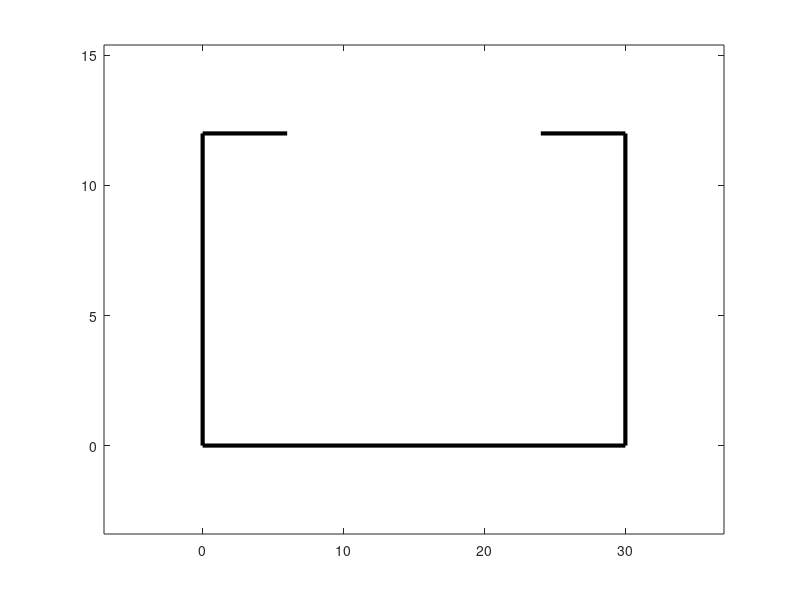

MATLAB code to generate this figure: (Note: this script raises an error after producing the figure.)

clc, clear all, clf

Q=150*10^3*9.81;     %[N/m]
L=45;                %[m]
B=30;                %[m]
H=12;                %[m]
C=6;                 %[m]
D=4;                 %[m]
t=25*10^-3;          %[m]
e=4.36;              %[m]
Kv=1.031*10^-3;      %[m^4]
Iy=40.58;            %[m]
%material properties
E=210*10^9;
v=.3;
G=E/(2*(v+1));
%cross section properties
beta=H/B;
gama=C/B;
epsilon=beta*(2*gama*(3-4*gama^2)+3*beta)/(1+2*gama*(4*gama^2-6*gama+3)+6*beta);
omega1=epsilon*B^2/2;
omega2=(beta-epsilon)*B^2/2;
omega3=omega2+gama*(beta+epsilon)*B^2;
Kw=(B*t/3)*((1+2*epsilon)*omega1^2+2*(beta+gama-epsilon)*omega2^2+2*gama*omega3*(omega2+omega3));
%vlasov or st: venant
alfa=abs(-G*Kv*L^2/(pi^2*E*Kw));
%bi moment
B1=Q*(B/2-D)*L^2/12;
B3=Q*(B/2-D)*L^2/24;
Bi=[B1 B3];
omega=[omega1 omega2 omega3];
%normal stress from torsion
Sigma_T=max(Bi)*max(omega)/Kw;
%bending moment from load
M=-Q*L^2/12;
%stress from bending
if abs(-e)>=abs(H-e)
    Sigma_M=M/Iy*-e;
elseif abs(H-e)>=abs(-e)
    Sigma_M=M/Iy*(H-e);
end

sigma_max=-Sigma_T+Sigma_M;
Sigma_T=max(Bi)*omega/Kw;

z1=linspace(-e ,0);
z2=linspace(0 ,H-e);
sigma_m1= M/Iy*z1*10^-6;
sigma_m2= M/Iy*z2*10^-6;
scale4=10^-7;

scale=1.2;
figure(1)
Y=[C, 0, 0, B, B, B-C];
Z=[H, H, 0, 0 H, H,];
plot(Y,Z,'black-','LineWidth',3)
axis([-B*(scale-1)-1 B*scale+1 -H*(scale-1)-1 H*scale+1])
hold on
plot([0],[e],'oG','LineWidth',6)
plot([B],[e],'oG','LineWidth',6)
plot(sigma_m1*.3+B/2,z1+e,'r')
plot(sigma_m2*.3+B/2,z2+e,'b')
plot([0,B],[e e],'--black')
A=[num2str(min(sigma_m2)),' [MPa]']   
text(0,H+1,A);
B1=[num2str(max(sigma_m1)),' [MPa]']   
text(B-1,0-1,B1);
xlabel('Breadth [m]','interpreter','latex')
ylabel('Height [m]','interpreter','latex')
title('Bending moment load','interpreter','latex')
legend('Hull cross-section','Zero stress point','Neutral axis','Tensile stress','Compressive stress')
hold on

figure(2)
Y=[C, 0, 0, B, B, B-C];
Z=[H, H, 0, 0 H, H,];
plot(Y,Z,'black-','LineWidth',3)
axis([-B*(scale-1)-1 B*scale+1 -H*(scale-1)-1 H*scale+6   ])
hold on
scale2=1*10^-7;

plot([0,B/2],[-Sigma_T(1)*scale2,0],'r')
plot([B/2,B],[0,Sigma_T(1)*scale2],'b')
plot([0,(Sigma_T(1)+Sigma_T(2))*scale2],[e,H],'b')
plot([-Sigma_T(1)*scale2,0],[0,e],'r')
plot([B-(Sigma_T(1))*scale2,B+0],[0,e],'b')
plot([B-0,B+(Sigma_T(1)+Sigma_T(2))*scale2],[e,H],'r')
plot([0, C],[H+(Sigma_T(3)*0-Sigma_T(2))*scale2, H-(Sigma_T(3))*scale2],'b')
plot([B, B-C],[H+(Sigma_T(3)*0+Sigma_T(2))*scale2, H+(Sigma_T(3))*scale2],'r')

 T1=[num2str((-Sigma_T(3))*10^-6),' [MPa]'];   
 text(C,H-(Sigma_T(3))*scale2,T1);
 T2=[num2str(Sigma_T(3)*10^-6),' [MPa]'];
 text(B-C+1,H+(Sigma_T(3))*scale2,T2);


plot([B/2],[0],'oG','LineWidth',6)
plot([0],[e],'oG','LineWidth',6)
plot([B],[e],'oG','LineWidth',6)
xlabel('Breadth [m]','interpreter','latex')
ylabel('Height [m]','interpreter','latex')
title('Torsion load distrubution','interpreter','latex')
legend('Hull cross-section','Zero stress point','Neutral axis','Tensile stress','Compressive stress')


figure(3)
sigma_m1= M/Iy*z1;
sigma_m2= M/Iy*z2;
Y=[C, 0, 0, B, B, B-C];
Z=[H, H, 0, 0 H, H,];
plot(Y,Z,'black-','LineWidth',3)
%axis([-B*(scale-1)-1 B*scale+1 -H*(scale-1)-2 H*scale+3   ])
grid on
grid minor
hold on
scale2=1*10^-7;


plot([0,B],[(-Sigma_T(1)+min(sigma_m2))*scale2,(Sigma_T(1)+min(sigma_m2))*scale2],'-m')
plot([(-Sigma_T(1)+min(sigma_m2))*scale2,(Sigma_T(1)+Sigma_T(2)+max(sigma_m1))*scale2],[0,H],'-m')
plot([B+(-Sigma_T(1)+min(sigma_m2))*scale2,   B+(Sigma_T(1)+Sigma_T(2)+max(sigma_m1))*scale2],[0,H],'-m')
plot([0, C],[H+(-Sigma_T(2)+min(sigma_m2))*scale2, H+(-Sigma_T(3)+min(sigma_m2))*scale2],'-m')
plot([B, B-C],[H+(Sigma_T(2)+min(sigma_m2))*scale2, H+(Sigma_T(3)+min(sigma_m2))*scale2],'-m')

A1=[num2str(((-Sigma_T(3)+min(sigma_m2)))*10^-6),' [MPa]'];   
 text(C+1,H+(-Sigma_T(3)+min(sigma_m2))*scale2,A1);
 plot(C,H+(-Sigma_T(3)+min(sigma_m2))*scale2,'*r','LineWidth',3)
 plot(C,H,'*r','LineWidth',3)
 
xlabel('Breadth [m]','interpreter','latex')
ylabel('Height [m]','i1nterpreter','latex')
title('Combined load case','interpreter','latex')






